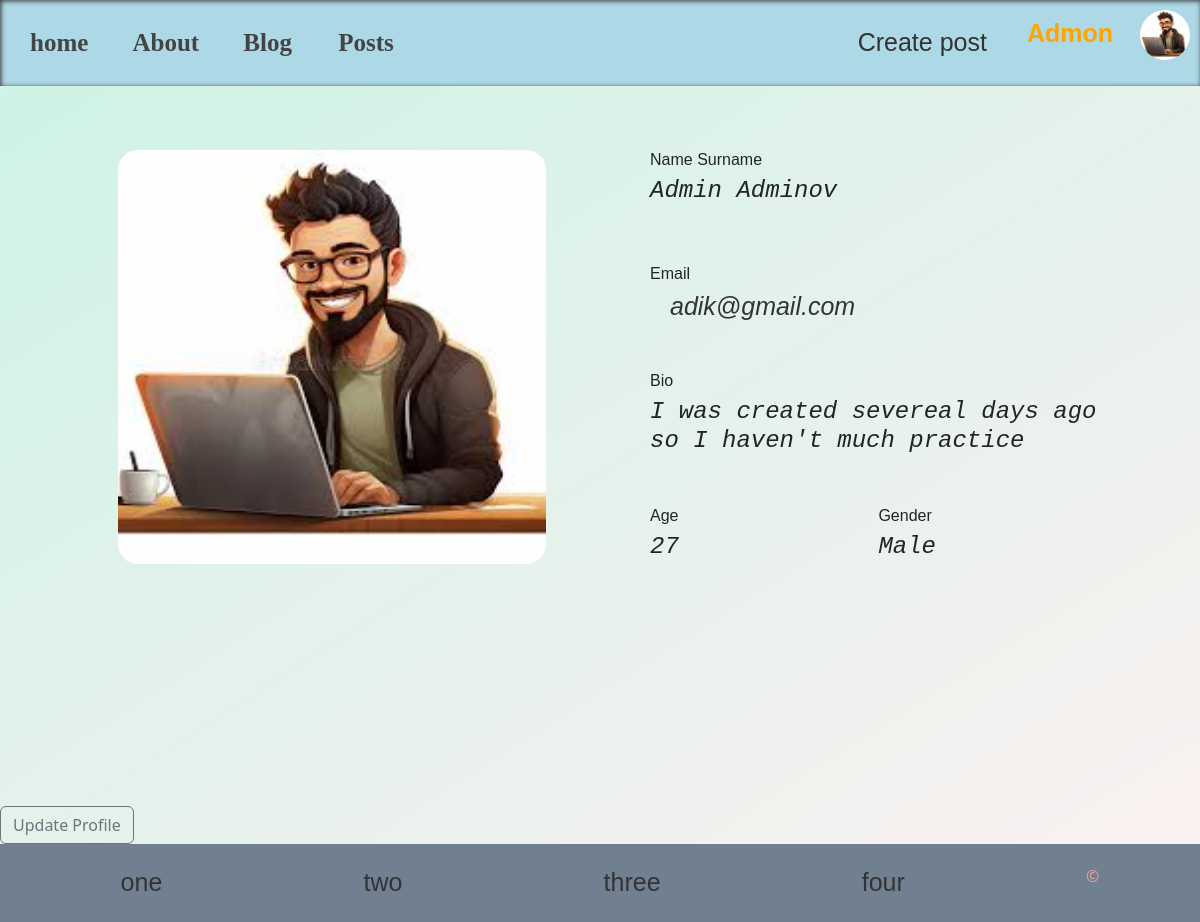
Page /users/profile/ (signed in) on the earlier database version.
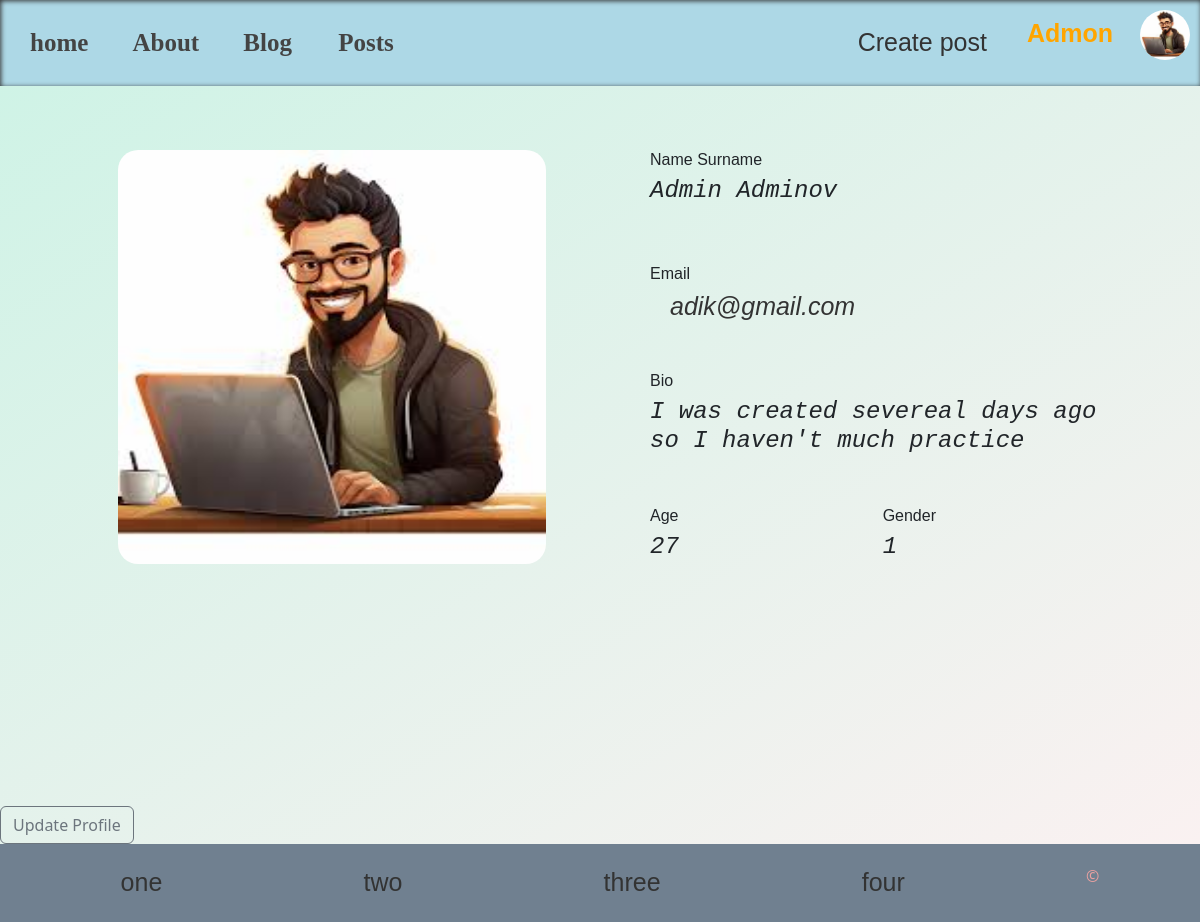
Same page on the later database version.
### users/models.py (models this page shows, shortened)
class Profile(models.Model):
    user = models.OneToOneField(User, on_delete=models.CASCADE)
    first_name = models.CharField(max_length=100, default='')
    last_name = models.CharField(max_length=100, default='')
    bio = models.TextField(null=True, blank=True)
    image = models.ImageField(default='default.jpg', upload_to='profile_pics')
    age =  models.IntegerField( null=True, blank=True)
    gender = models.CharField(max_length=50, null=True, blank=True)

### users/views.py (the view)
# urls.py: path('profile/', profile_page, name='profile_page'),
def profile_page(request):
    profile = Profile.objects.filter(id=request.user.id).first()
    context = {'profile': profile}
    return render(request, 'profile_page.html', context)

### users/templates/profile_page.html (shortened to what this page needs)
{% extends 'base.html' %}
{% load static %}
{% block css %}
   <link rel="stylesheet" href="{% static 'styles/profile.css' %}" />
{% endblock %}
{% block content %}
    <div class="profile-intro-wrapper">
        <img src="{{ user.profile.image.url }}" alt="profile-picture" class="profile-picture-item">
        <div class="content">
            <div class="control name">
                <div class="name-left">
                    <h6>Name Surname</h6>
                    {%if profile.first_name or profile.last_name%}
                        <h4> {{ profile.first_name|title}} {{ profile.last_name|title}}</h4>
                    {% else %}
                        <h4>{{ user.username|title }}</h4>
                    {% endif %}
                </div>
            </div>
            <div class="control">
                <h6>Email</h6>
                {%if profile.user.email %}
                    <h4  ><a class="mail" href="mailto:{{ profile.user.email }} ">{{ user.email }}</a></h4>
                {%else%}
                    <h4>---</h4>
                {%endif%}
            </div>
            <div class="control">
                <h6>Bio</h6>
                {% if profile.bio %}
                    <h4 class="bio">{{ profile.bio }}</h4>
                {% else %}
                    <h4>---</h4>
                {% endif %}
            </div>
            <div class="control age-gender">
                <div class="left">
                    <h6>Age</h6>
                    <h4>{{ profile.age }}</h4>
                </div>
                <div class="right">
                    <h6>Gender</h6>
                    {%if profile.gender %}
                        <h4>{{profile.gender}}</h4>
                    {%else%}
                        <h4>---</h4>
                    {%endif%}
                </div>
            </div>
        </div>
    </div>
    <a href="{% url 'update_profile_page' %}" class="btn btn-outline-secondary">Update Profile</a>
{% endblock%}

### templates/base.html (shortened to what this page needs)
{% load static%}
{% load django_bootstrap5 %}
{% bootstrap_css %}
<!DOCTYPE html>
<html lang="en">
<head>
    <link rel="stylesheet" href="{% static 'styles/navbar.css' %}">
    <link rel="stylesheet" href="{% static 'styles/footer.css' %}">
    {%block css%}
    {%endblock%}
</head>
<body>
    {%include "navbar.html"%}
    <main>
        {%block content%}
        {%endblock%}
    </main>
    {% include "footer.html"%}
</body>
</html>

### templates/navbar.html (shortened to what this page needs)
{% load static %}
<header>
    <div class="links">
        <a href="{%url 'home'%}">home</a>
        <a href="{% url 'about'%}">About</a>
        <a href="{% url 'blog'%}">Blog </a>
        <a href="{% url 'posts'%}">Posts</a>
    </div>
    <div class="auth-wrapper">
        {%if not request.user.is_authenticated%}
            <a class="nav-item login" href="#">
                <img src="{%static 'icons/lupa.png' %}" width="20" alt="icon">
            </a>
            <a class="nav-item login" href="{%url 'login_user'%}">login</a>
            <a class="nav-item signup" href="{%url 'create-user'%}">sign up</a>
        {% else %}
            <div class="profile-auth-wrapper">
                <a class="nav-item signup" href="{%url 'create_post'%}">Create post</a>
                <div class="content">
                    <p class="user-info">
                        <a class="nav-item login" href="{% url 'profile_page' %}">{{ request.user.username | title}}</a>
                        <img src="{{user.profile.image.url}}" class="profile-picture" alt="user-image">
                     </p>
                </div>
            </div>
        {%endif%}
    </div>
</header>

### templates/footer.html
<footer>
        <li><a href="#">one</a></li>
        <li><a href="#">two</a></li>
        <li><a href="#">three</a></li>
        <li><a href="#">four</a></li>
        <li>&copy;</li>
</footer>

### static/styles/navbar.css (style rules this page uses)
* { padding: 0; margin: 0; transition: 0.5s; }
main { background: linear-gradient(to right bottom, rgb(207, 243, 230), rgb(250, 241, 241)); }
header { display: flex; justify-content: space-between; align-items: center; box-shadow: inset 1px 1px 5px #333; padding: 10px; background-color: lightblue; }
.links a { padding: 20px; color: #444; font-size: 25px; font-family: cursive ; font-weight: bolder; border-radius: 10px; }
a { text-decoration: none; border-radius: 5px; padding: 10px 20px; font-family: sans-serif; color: #333; font-size: 25px; }
.login { font-family: Impact, Haettenschweiler, 'Arial Narrow Bold', sans-serif; color: orange; font-size: 25px; cursor: pointer; }
.profile-auth-wrapper { display: flex; justify-content: space-between; align-items: center; }
.content { position: relative; }
.user-info { font-family: Arial, Helvetica, sans-serif; font-weight: bolder; font-size: 25px; cursor: pointer; }
.profile-picture { width: 50px; height: 50px; border-radius: 50%; }

### static/styles/footer.css (style rules this page uses)
li { list-style-type: none; }
footer { display: flex; justify-content: space-around; padding: 20px; background: slategray; color: rgb(236, 161, 161); }

### static/styles/profile.css (style rules this page uses)
.profile-intro-wrapper { min-height: 90vh; width: 100%; display: grid; grid-template-columns: repeat(2, 1fr); padding: 4rem ; }
.profile-intro-wrapper img { width: 80%; height: 70%; margin: 0 auto; border-radius: 20px; }
.profile-intro-wrapper .content .control.age-gender { display: flex; justify-content: space-between; padding-right: 200px; }
.profile-intro-wrapper .content .control { margin-bottom: 50px; }
.profile-intro-wrapper .content { padding-left: 50px; text-align: left; font-family: sans-serif; }
.profile-intro-wrapper .content h4 { font-style: italic; font-family: monospace; }
.name { display: flex; justify-content: space-between; }

Differences in the rows shown:
changed Profile "Admin": gender "Male" → "1"
